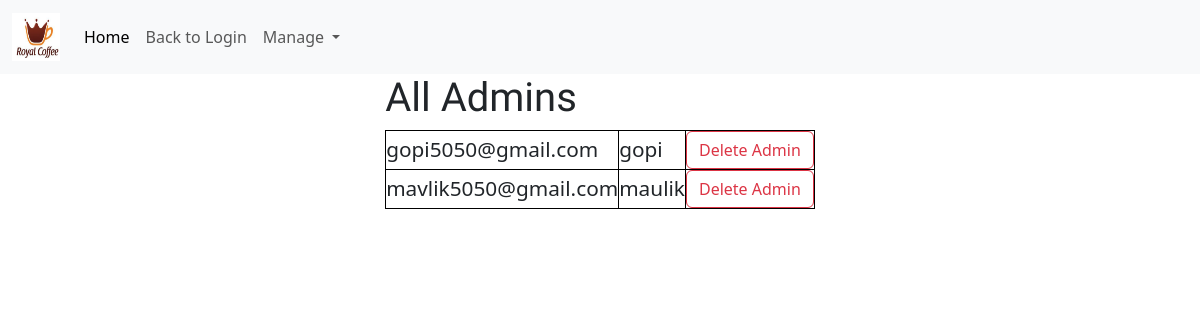
The app's page /admin/index.php with its own data.
### tables this page shows
Create table users(
    name varchar(20),
    email varchar(255) primary key,
    password varchar(255),
    role varchar(10) DEFAULT 'user'
);

### admin/index.php (the view, shortened to what this page needs)
<?php
include 'header.php';
include '../db/connection.php';
$sql="select * from users where role='admin'";
$result=mysqli_query($conn,$sql);
?>
<main class="center">
<div>
    <h1>All Admins</h1>
    <table>
        <?php
        while($data = mysqli_fetch_assoc($result)){
                echo "<tr>";
                echo "<td>".$data['email']."</td>";
                echo "<td>".$data['name']."</td>";
                echo "<td><form action='deleteAdmin.php' method='post'>
                        <input type='hidden' name='deleteAdmin' value='".$data['email']."'>
                        <button class='btn btn-outline-danger' type='submit'>Delete Admin</button>
                        </form></td>";
                echo "</tr>";
            }
        ?>
    </table>
</div>
</main>

### style.css (style rules this page uses)
* { margin: 0; padding: 0; box-sizing: border-box; }
body { overflow-x: hidden; }
main { height: 100vh; width: 100%; font-family: "Yuji Mai", serif !important; }
.center { display: flex; justify-content: center; align-items: center; }

### admin/index.php (style rules this page uses)
.center { align-items: flex-start; }
table { font-family:"sans"; }
table { border:1px solid black; font-size:1.3rem; }
td { border:1px solid black; }
tr { border:1px solid black; }

### records on screen
users: email "gopi5050@gmail.com", name "gopi"
users: email "mavlik5050@gmail.com", name "maulik"
